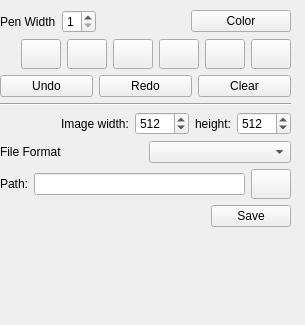
<?xml version="1.0" encoding="UTF-8"?>
<ui version="4.0">
 <class>ScreenshotUi</class>
 <widget class="QDockWidget" name="ScreenshotUi">
  <property name="geometry">
   <rect>
    <x>0</x>
    <y>0</y>
    <width>305</width>
    <height>325</height>
   </rect>
  </property>
  <property name="focusPolicy">
   <enum>Qt::StrongFocus</enum>
  </property>
  <property name="floating">
   <bool>true</bool>
  </property>
  <property name="features">
   <set>QDockWidget::DockWidgetFloatable|QDockWidget::DockWidgetMovable</set>
  </property>
  <property name="allowedAreas">
   <set>Qt::BottomDockWidgetArea</set>
  </property>
  <property name="windowTitle">
   <string>Screenshot</string>
  </property>
  <widget class="QWidget" name="dockWidgetContents">
   <property name="mouseTracking">
    <bool>true</bool>
   </property>
   <property name="focusPolicy">
    <enum>Qt::StrongFocus</enum>
   </property>
   <widget class="QWidget" name="verticalLayoutWidget">
    <property name="geometry">
     <rect>
      <x>0</x>
      <y>10</y>
      <width>291</width>
      <height>281</height>
     </rect>
    </property>
    <layout class="QVBoxLayout" name="verticalLayout">
     <property name="sizeConstraint">
      <enum>QLayout::SetMinAndMaxSize</enum>
     </property>
     <item>
      <layout class="QHBoxLayout" name="drawSettingsLayout" stretch="0,0,0,0">
       <item>
        <widget class="QLabel" name="penLabel">
         <property name="text">
          <string>Pen Width</string>
         </property>
        </widget>
       </item>
       <item>
        <widget class="QSpinBox" name="penBox">
         <property name="minimum">
          <number>1</number>
         </property>
         <property name="maximum">
          <number>5</number>
         </property>
        </widget>
       </item>
       <item>
        <spacer name="drawSettingsSpacer">
         <property name="orientation">
          <enum>Qt::Horizontal</enum>
         </property>
         <property name="sizeHint" stdset="0">
          <size>
           <width>40</width>
           <height>20</height>
          </size>
         </property>
        </spacer>
       </item>
       <item>
        <widget class="QPushButton" name="colorButton">
         <property name="minimumSize">
          <size>
           <width>100</width>
           <height>0</height>
          </size>
         </property>
         <property name="text">
          <string>Color</string>
         </property>
        </widget>
       </item>
      </layout>
     </item>
     <item>
      <layout class="QHBoxLayout" name="drawToolLayout" stretch="1,0,0,0,0,0,0">
       <item>
        <spacer name="drawToolSpacer">
         <property name="orientation">
          <enum>Qt::Horizontal</enum>
         </property>
         <property name="sizeHint" stdset="0">
          <size>
           <width>40</width>
           <height>20</height>
          </size>
         </property>
        </spacer>
       </item>
       <item>
        <widget class="QPushButton" name="freeButton">
         <property name="minimumSize">
          <size>
           <width>30</width>
           <height>30</height>
          </size>
         </property>
         <property name="text">
          <string/>
         </property>
         <property name="icon">
          <iconset>
           <normalon>:/usr/share/extcalc/data/free.png</normalon>
          </iconset>
         </property>
        </widget>
       </item>
       <item>
        <widget class="QPushButton" name="lineButton">
         <property name="minimumSize">
          <size>
           <width>30</width>
           <height>30</height>
          </size>
         </property>
         <property name="text">
          <string/>
         </property>
         <property name="icon">
          <iconset>
           <normalon>:/usr/share/extcalc/data/line.png</normalon>
          </iconset>
         </property>
        </widget>
       </item>
       <item>
        <widget class="QPushButton" name="rectButton">
         <property name="minimumSize">
          <size>
           <width>30</width>
           <height>30</height>
          </size>
         </property>
         <property name="text">
          <string/>
         </property>
         <property name="icon">
          <iconset>
           <normalon>:/usr/share/extcalc/data/rect.png</normalon>
          </iconset>
         </property>
        </widget>
       </item>
       <item>
        <widget class="QPushButton" name="ellipseButton">
         <property name="minimumSize">
          <size>
           <width>30</width>
           <height>30</height>
          </size>
         </property>
         <property name="text">
          <string/>
         </property>
         <property name="icon">
          <iconset>
           <normalon>:/usr/share/extcalc/data/circle.png</normalon>
          </iconset>
         </property>
        </widget>
       </item>
       <item>
        <widget class="QPushButton" name="textButton">
         <property name="minimumSize">
          <size>
           <width>30</width>
           <height>30</height>
          </size>
         </property>
         <property name="text">
          <string/>
         </property>
         <property name="icon">
          <iconset>
           <normalon>:/usr/share/extcalc/data/text.png</normalon>
          </iconset>
         </property>
        </widget>
       </item>
       <item>
        <widget class="QPushButton" name="rubberButton">
         <property name="minimumSize">
          <size>
           <width>30</width>
           <height>30</height>
          </size>
         </property>
         <property name="text">
          <string/>
         </property>
         <property name="icon">
          <iconset>
           <normalon>:/usr/share/extcalc/data/rubber.png</normalon>
          </iconset>
         </property>
        </widget>
       </item>
      </layout>
     </item>
     <item>
      <layout class="QHBoxLayout" name="undoLayout">
       <item>
        <widget class="QPushButton" name="undoButton">
         <property name="text">
          <string>Undo</string>
         </property>
        </widget>
       </item>
       <item>
        <widget class="QPushButton" name="redoButton">
         <property name="text">
          <string>Redo</string>
         </property>
        </widget>
       </item>
       <item>
        <widget class="QPushButton" name="clearButton">
         <property name="text">
          <string>Clear</string>
         </property>
        </widget>
       </item>
      </layout>
     </item>
     <item>
      <widget class="Line" name="line">
       <property name="orientation">
        <enum>Qt::Horizontal</enum>
       </property>
      </widget>
     </item>
     <item>
      <layout class="QHBoxLayout" name="imageSizeLayout">
       <item>
        <spacer name="imageSizeSpacer">
         <property name="orientation">
          <enum>Qt::Horizontal</enum>
         </property>
         <property name="sizeHint" stdset="0">
          <size>
           <width>40</width>
           <height>20</height>
          </size>
         </property>
        </spacer>
       </item>
       <item>
        <widget class="QLabel" name="widthLabel">
         <property name="text">
          <string>Image width:</string>
         </property>
        </widget>
       </item>
       <item>
        <widget class="QSpinBox" name="widthBox">
         <property name="minimum">
          <number>1</number>
         </property>
         <property name="maximum">
          <number>1024</number>
         </property>
         <property name="value">
          <number>512</number>
         </property>
        </widget>
       </item>
       <item>
        <widget class="QLabel" name="heightLabel">
         <property name="text">
          <string>height:</string>
         </property>
        </widget>
       </item>
       <item>
        <widget class="QSpinBox" name="heightBox">
         <property name="minimum">
          <number>1</number>
         </property>
         <property name="maximum">
          <number>1024</number>
         </property>
         <property name="value">
          <number>512</number>
         </property>
        </widget>
       </item>
      </layout>
     </item>
     <item>
      <layout class="QHBoxLayout" name="formatLayout">
       <item>
        <widget class="QLabel" name="formatLabel">
         <property name="text">
          <string>File Format</string>
         </property>
        </widget>
       </item>
       <item>
        <widget class="QComboBox" name="formatBox"/>
       </item>
      </layout>
     </item>
     <item>
      <layout class="QHBoxLayout" name="pathLayout">
       <item>
        <widget class="QLabel" name="pathLabel">
         <property name="text">
          <string>Path:</string>
         </property>
        </widget>
       </item>
       <item>
        <widget class="QLineEdit" name="pathLine"/>
       </item>
       <item>
        <widget class="QPushButton" name="pathButton">
         <property name="minimumSize">
          <size>
           <width>30</width>
           <height>30</height>
          </size>
         </property>
         <property name="text">
          <string/>
         </property>
         <property name="icon">
          <iconset>
           <normalon>:/usr/share/extcalc/data/open.png</normalon>
          </iconset>
         </property>
        </widget>
       </item>
      </layout>
     </item>
     <item>
      <layout class="QHBoxLayout" name="horizontalLayout_4">
       <item>
        <spacer name="saveSpacer">
         <property name="orientation">
          <enum>Qt::Horizontal</enum>
         </property>
         <property name="sizeHint" stdset="0">
          <size>
           <width>40</width>
           <height>20</height>
          </size>
         </property>
        </spacer>
       </item>
       <item>
        <widget class="QPushButton" name="saveButton">
         <property name="text">
          <string>Save</string>
         </property>
        </widget>
       </item>
      </layout>
     </item>
    </layout>
   </widget>
  </widget>
 </widget>
 <resources/>
 <connections/>
</ui>
